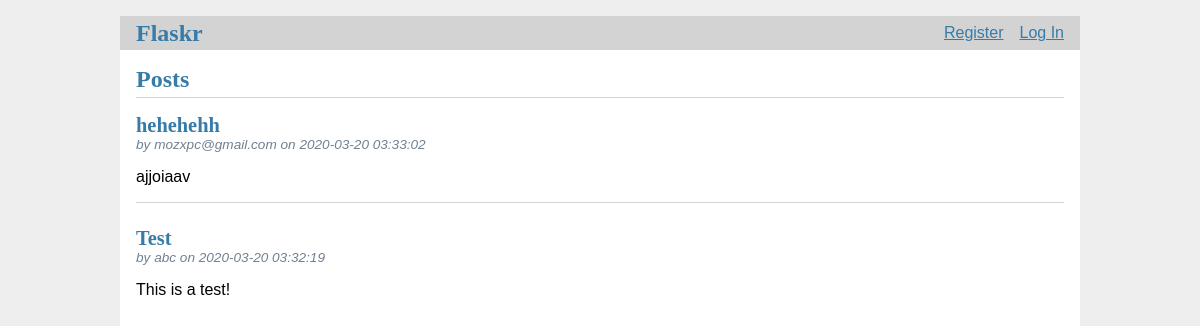
Before: / with the older database file.
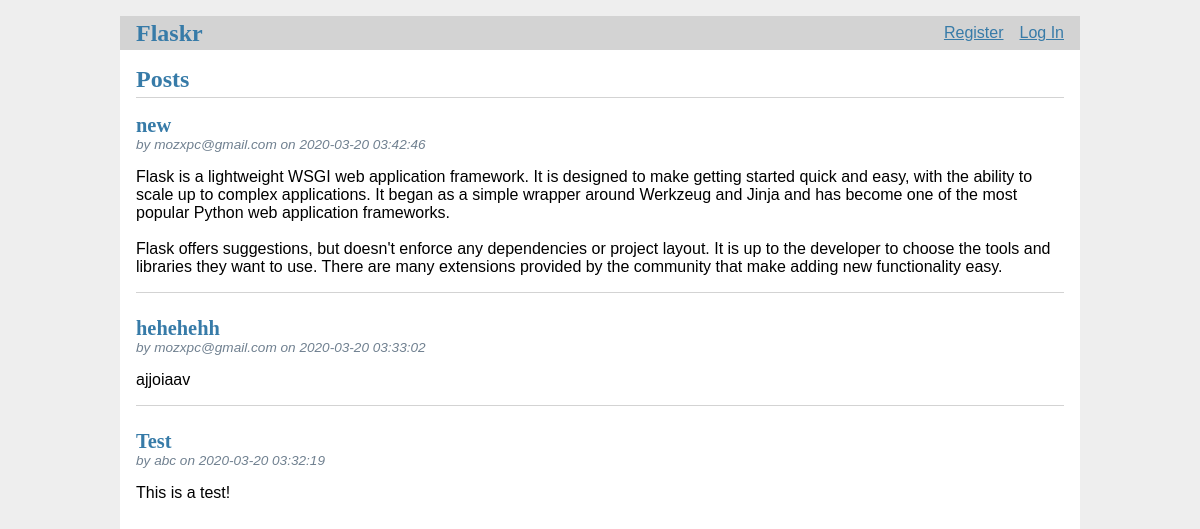
After: the same page with the newer database file.
### tables this page shows
CREATE TABLE post(
    id INTEGER PRIMARY KEY AUTOINCREMENT,
    author_id INTEGER NOT NULL,
    created TIMESTAMP NOT NULL DEFAULT CURRENT_TIMESTAMP,
    title TEXT NOT NULL,
    body TEXT NOT NULL,
FOREIGN KEY (author_id) REFERENCES user (id)
);

CREATE TABLE user(
    id INTEGER PRIMARY KEY AUTOINCREMENT,
    username TEXT UNIQUE NOT NULL,
    password TEXT NOT NULL
);

### flaskr/blog.py (the view)
@bp.route('/')
def index():
    db = get_db()
    posts = db.execute(
        'SELECT p.id, title, body, created, author_id, username'
        ' FROM post p JOIN user u ON p.author_id = u.id'
        ' ORDER BY created DESC'
    ).fetchall()
    return render_template('blog/index.html', posts=posts)

### flaskr/auth.py (called while the page is built)
@bp.before_app_request
def load_logged_in_user():
    user_id = session.get('user_id')
    if user_id is None:
        g.user = None
    else:
        g.user = get_db().execute(
            'SELECT * FROM user WHERE id = ?', (user_id,)
        ).fetchone()

### flaskr/db.py (called while the page is built)
def get_db():
    if 'db' not in g:
        g.db = sqlite3.connect(
            current_app.config['DATABASE'],
            detect_types=sqlite3.PARSE_DECLTYPES
        )
        g.db.row_factory = sqlite3.Row
    return g.db

### flaskr/templates/blog/index.html (shortened to what this page needs)
{% extends 'base.html' %}
{% block header %}
  <h1>{% block title %}Posts{% endblock %}</h1>
{% endblock %}
{% block content %}
  {% for post in posts %}
    <article class="post">
      <header>
        <div>
          <h1>{{ post['title'] }}</h1>
          <div class="about"> by {{ post['username'] }} on {{ post['created'].strftime('%Y-%m-%d %H:%M:%S') }}</div>
        </div>
      </header>
      <p class="body">{{ post['body'] }}</p>
    </article>
    {% if not loop.last %}
      <hr>
    {% endif %}
  {% endfor %}
{% endblock %}

### flaskr/templates/base.html (shortened to what this page needs)
<!doctype html>
<link rel="stylesheet" href="{{ url_for('static', filename='style.css') }}">
<nav>
  <h1><a href="{{ url_for('blog.index') }}">Flaskr</a></h1>
  <ul>
    {% if g.user %}
      <li><span>{{ g.user['username'] }}</span>
      <li><a href="{{ url_for('auth.logout') }}">Log Out</a>
    {% else %}
      <li><a href="{{ url_for('auth.register') }}">Register</a>
      <li><a href="{{ url_for('auth.login') }}">Log In</a>
    {% endif %}
  </ul>
</nav>
<section class="content">
  <header>
    {% block header %}{% endblock %}
  </header>
  {% block content %}{% endblock %}
</section>

### flaskr/static/style.css (style rules this page uses)
h1, h2, h3, h4, h5, h6 { font-family: serif; color: #377ba8; margin: 1rem 0; }
a { color: #377ba8; }
hr { border: none; border-top: 1px solid lightgray; }
nav { background: lightgray; display: flex; align-items: center; padding: 0 0.5rem; }
nav h1 { flex: auto; margin: 0; }
nav h1 a { text-decoration: none; padding: 0.25rem 0.5rem; }
nav ul { display: flex; list-style: none; margin: 0; padding: 0; }
nav ul li a, nav ul li span, header .action { display: block; padding: 0.5rem; }
.content { padding: 0 1rem 1rem; }
.content > header { border-bottom: 1px solid lightgray; display: flex; align-items: flex-end; }
.content > header h1 { flex: auto; margin: 1rem 0 0.25rem 0; }
.post > header { display: flex; align-items: flex-end; font-size: 0.85em; }
.post > header > div:first-of-type { flex: auto; }
.post > header h1 { font-size: 1.5em; margin-bottom: 0; }
.post .about { color: slategray; font-style: italic; }
.post .body { white-space: pre-line; }
.content:last-child { margin-bottom: 0; }

Changed rows visible on the page:
added post: title "new", username "mozxpc@gmail.com", created "2020-03-20 03:42:46", body "Flask is a lightweight WSGI web application framework. It is designed to make getting started quick and easy, with the ability to scale up to complex applications. It began as a simple wrapper around Werkzeug and Jinja and has become one of the most popular Python web application frameworks. Flask offers suggestions, but doesn't enforce any dependencies or project layout. It is up to the developer to choose the tools and libraries they want to use. There are many extensions provided by the community that make adding new functionality easy."
